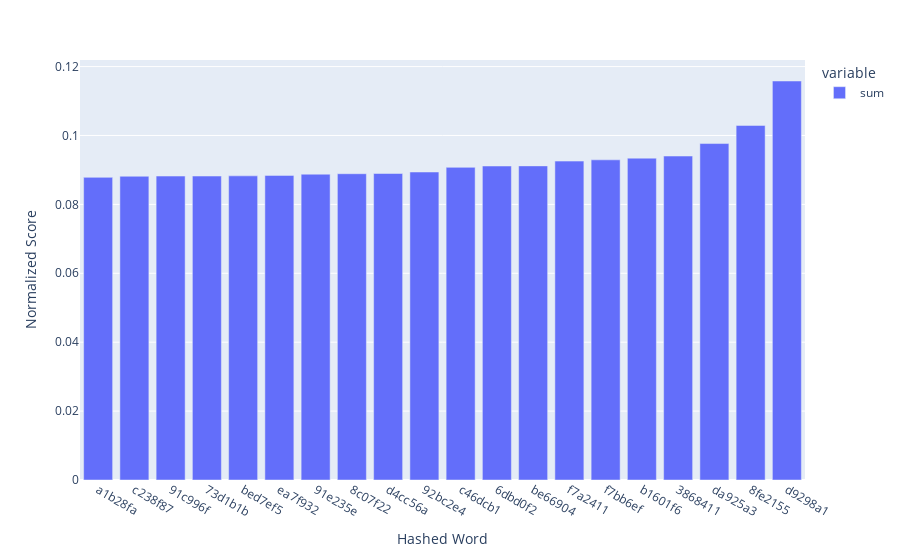

The code cell stored with this chart in its notebook:
### Markdown cell above
### Solve with acquired tweets

If you have a Twitter developer account, I have a helper function for [searchtweets](https://pypi.org/project/searchtweets-v2/)  that will pull recent tweets for a given wordle number. It assumes a configuration in `~/.twitter_keys.yaml`.

### Code cell
from get_tweets import get_tweets
tweets = get_tweets(247,return_df=True)
t = TwitterWordle(tweets)
t.solve(247,mask_result=True,plot=True)

### Figure 1 — Plotly figure (JSON) as saved in the notebook; plotly's stock layout.template omitted (floating-point values rounded to 4 significant figures)
{"data": [{"alignmentgroup": "True", "hovertemplate": "variable=sum<br>Hashed Word=%{x}<br>Normalized Score=%{y}<extra></extra>", "legendgroup": "sum", "marker": {"color": "#636efa", "pattern": {"shape": ""}}, "name": "sum", "offsetgroup": "sum", "orientation": "v", "showlegend": true, "textposition": "auto", "type": "bar", "x": ["a1b28fa", "c238f87", "91c996f", "73d1b1b", "bed7ef5", "ea7f932", "91e235e", "8c07f22", "d4cc56a", "92bc2e4", "c46dcb1", "6dbd0f2", "be66904", "f7a2411", "f7bb6ef", "b1601f6", "3868411", "da925a3", "8fe2155", "d9298a1"], "xaxis": "x", "y": [0.08784, 0.08817, 0.08822, 0.08823, 0.08828, 0.08841, 0.08877, 0.0889, 0.08896, 0.0894, 0.09075, 0.09114, 0.09118, 0.09256, 0.09293, 0.09342, 0.09403, 0.09766, 0.1029, 0.1158], "yaxis": "y"}], "layout": {"barmode": "relative", "legend": {"title": {"text": "variable"}, "tracegroupgap": 0}, "margin": {"t": 60}, "xaxis": {"anchor": "y", "domain": [0, 1], "title": {"text": "Hashed Word"}}, "yaxis": {"anchor": "x", "domain": [0, 1], "title": {"text": "Normalized Score"}}}}
